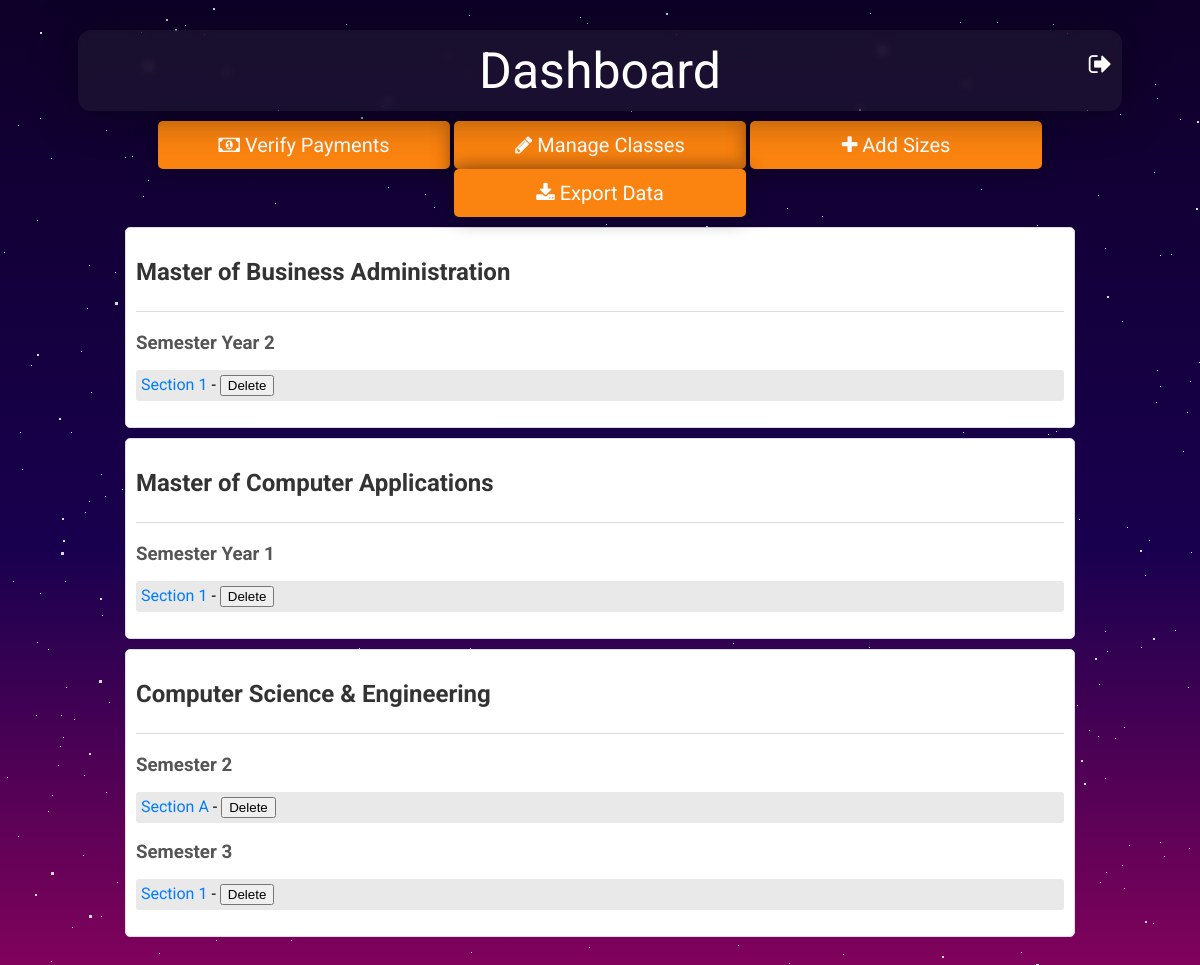
/admin/dashboard (signed in), run on the app's committed database.
### app.py (models this page shows)
class Branch(db.Model):
    id = db.Column(db.Integer, primary_key=True)
    name = db.Column(db.String(100), unique=True, nullable=False)
    code = db.Column(db.String(10), unique=True, nullable=False)
    classes = db.relationship('Class', backref='branch', lazy=True)
    users = db.relationship('User', back_populates="branch")

class Class(db.Model):
    id = db.Column(db.Integer, primary_key=True)
    sem = db.Column(db.String(10), nullable=False)
    section = db.Column(db.String(10), nullable=False)
    branch_id = db.Column(db.Integer, db.ForeignKey('branch.id'), nullable=False)
    users = db.relationship('User', back_populates="class_")
    payment_qrs = db.relationship('PaymentQR', secondary='paymentqr_class', back_populates='classes')

### app.py (the view)
@app.route('/admin/dashboard')
@login_required
def admin_dashboard():
    if not current_user.is_super_admin:
        return 'Access denied', 403
    branches = Branch.query.all()
    for branch in branches:
        semesters = {}
        for class_ in branch.classes:
            if class_.sem in semesters:
                semesters[class_.sem].append(class_)
            else:
                semesters[class_.sem] = [class_]
        branch.semesters = semesters
    return render_template('admin_dashboard.html', branches=branches)

### app.py (called while the page is built)
@login_manager.user_loader
def load_user(user_id):
    if user_id.startswith('user-'):
        return User.query.get(int(user_id.split('user-')[1]))
    elif user_id.startswith('superadmin-'):
        superadmin_id = int(user_id.split('superadmin-')[1])
        return db.session.get(SuperAdmin, superadmin_id)
    return None

    @property
    def is_super_admin(self):
        return True

### templates/admin_dashboard.html (shortened to what this page needs)
<!DOCTYPE html>
<html lang="en">
<head>
    <link rel="stylesheet" href="https://cdnjs.cloudflare.com/ajax/libs/font-awesome/4.7.0/css/font-awesome.min.css">
    <link rel="stylesheet" href="{{ url_for('static', filename='css/background.css') }}">
    <link rel="stylesheet" href="{{ url_for('static', filename='css/style.css') }}">
    <link rel="stylesheet" href="{{ url_for('static', filename='css/superadmin_dashboard.css') }}">
</head>
<body>
    <nav style="margin-bottom: 10px;">
        <span class="title">
            Dashboard
        </span>
        <a href="{{ url_for('logout') }}" id="logout"><i class="fa fa-sign-out"aria-hidden="true"></i></a>
    </nav>
    <div class="bg-animation">
        <div id="stars3"></div>
    </div>
    <div class="dashboard-header">
        <a class="icon-btn" href="{{ url_for('payment_proofs') }}" style="margin: auto;width: 20%;"><i class="fa fa-money" aria-hidden="true"></i> Verify Payments</a>
        <a class="icon-btn" href="{{ url_for('manage') }}" style="margin: auto;width: 20%;"><i class="fa fa-pencil" aria-hidden="true"></i> Manage Classes</a>
        <a class="icon-btn" href="{{ url_for('add_size_form') }}" style="margin: auto;width: 20%;"><i class="fa fa-plus" aria-hidden="true"></i> Add Sizes</a>
        <a class="icon-btn" href="{{ url_for('export_details') }}" style="margin: auto;width: 20%;"><i class="fa fa-download" aria-hidden="true"></i> Export Data</a>
    </div>
    {% for branch in branches %}
    <div class="branch-container">
        <div class="branch-name"><h2>{{ branch.name }}</h2></div>
        {% for sem, classes in branch.semesters.items() %}
        <div class="semester">
            <h3>Semester {{ sem }}</h3>
            <ul>
                {% for class_ in classes %}
                <li><a href="{{ url_for('class_users', class_id=class_.id) }}" style="display: inline;">{{ class_.section }}</a> -
                    <form action="{{ url_for('delete_class') }}" method="post" onsubmit="return confirm('Are you sure you want to delete this class?');" style="display: inline;">
                        <button type="submit">Delete</button>
                    </form>
                </li>
                {% endfor %}
            </ul>
        </div>
        {% endfor %}
    </div>
    {% endfor %}
</body>
</html>

### static/css/style.css (style rules this page uses)
html { min-height: 100vh; font-family: "Roboto", sans-serif; }
body { background: rgb(14,0,40); background: linear-gradient(0deg, rgb(129, 2, 91) 0%, rgba(25,0,79,1) 43%, rgba(14,0,40,1) 100%); margin: 10px; margin: 30px 20px; }
nav { margin: auto; text-align: center; justify-content: center; width: 90%; color: #cccccc; padding-top: 1%; padding-bottom: 1%; background-color: rgba(55, 55, 55, 0.279); border-radius: 13px; box-shadow: 0 4px 30px rgba(151, 151, 151, 0.208); backdrop-filter: blur(5px); -webkit-backdrop-filter: blur(5px); box-shadow: 0 0 40px rgba(8,7,16,0.6); }
nav .title { color: #fff; font-size: 50px; }
#logout { position: absolute; vertical-align: middle; top: 25%; color: #fff; text-decoration: none; z-index: 1; font-size: 25px; right: 5px; margin-right: 5px; }
html { -ms-overflow-style: none; scrollbar-width: none; }
.icon-btn { display: block; background-color: #fb830f; border: none; color: white; padding: 12px 30px; cursor: pointer; font-size: 20px; border-radius: 5px; text-decoration: none; box-shadow: 0 0 20px rgba(8,7,16,0.6); transition: all 0.4s; text-align: center; }

### static/css/superadmin_dashboard.css (style rules this page uses)
.dashboard-header { color: #fff; text-align: center; margin-bottom: 10px; }
.dashboard-header .icon-btn { display: inline-block; }
.branch-container { width: 80%; margin: auto; background-color: #ffffff; border: 1px solid #dddddd; border-radius: 5px; padding: 10px; margin-bottom: 10px; }
.branch-name { color: #333333; border-bottom: 1px solid #dddddd; padding-bottom: 5px; margin-bottom: 20px; }
.semester { margin-bottom: 5px; }
.semester h3 { color: #555555; margin-bottom: 5px; }
ul { list-style-type: none; padding: 0; }
ul li { background-color: #e9e9e9; margin: 5px 0; padding: 5px; border-radius: 3px; }
ul li a { text-decoration: none; color: #007bff; display: block; }

### data on the page
Branch: name "Master of Business Administration"
Class: sem "Year 2", section "Section 1"
Branch: name "Master of Computer Applications"
Class: sem "Year 1", section "Section 1"
Branch: name "Computer Science & Engineering", semesters "2" "3"
Class: section "Section A"
Class: section "Section 1"
